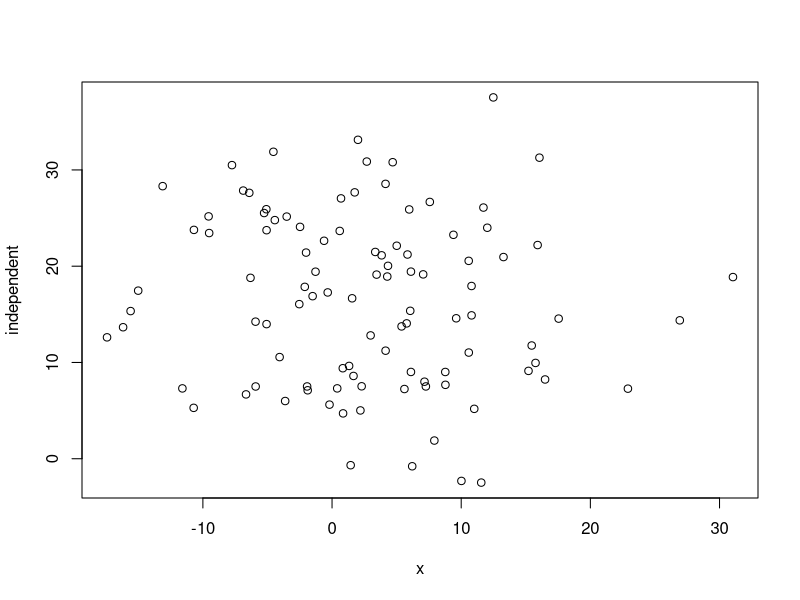
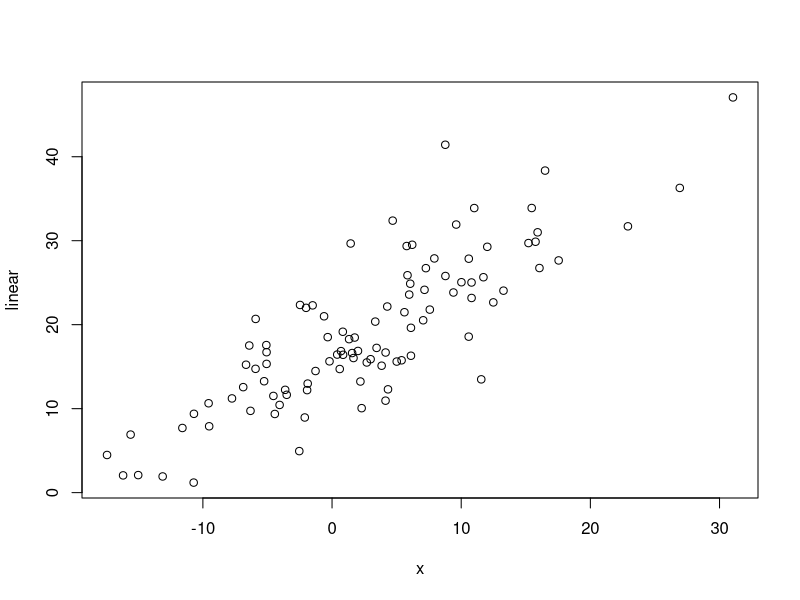
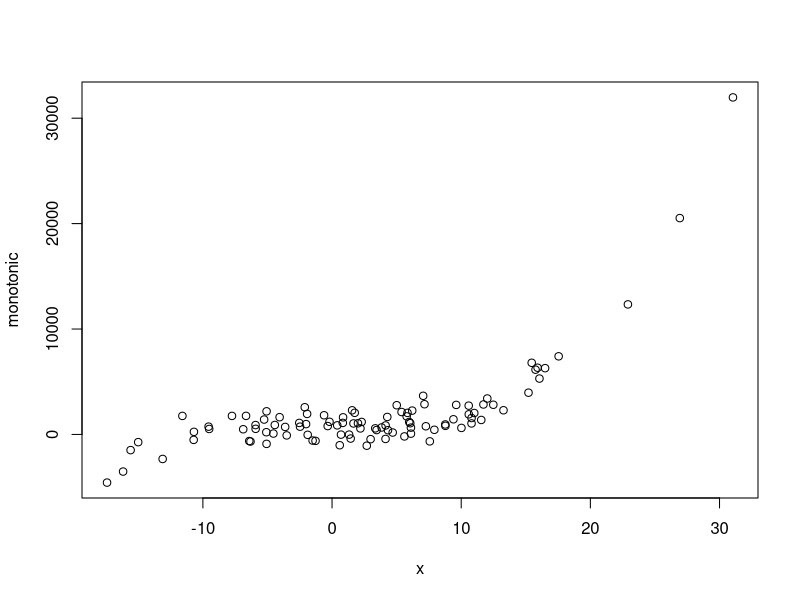
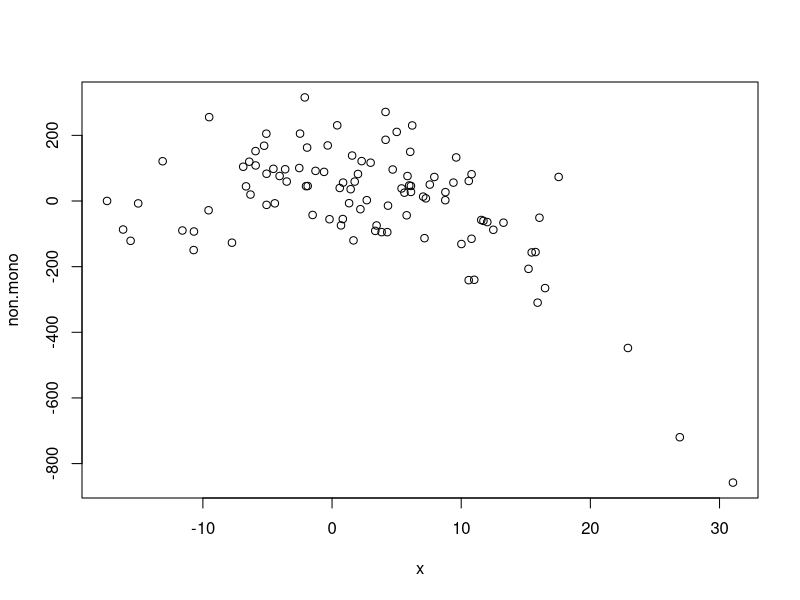
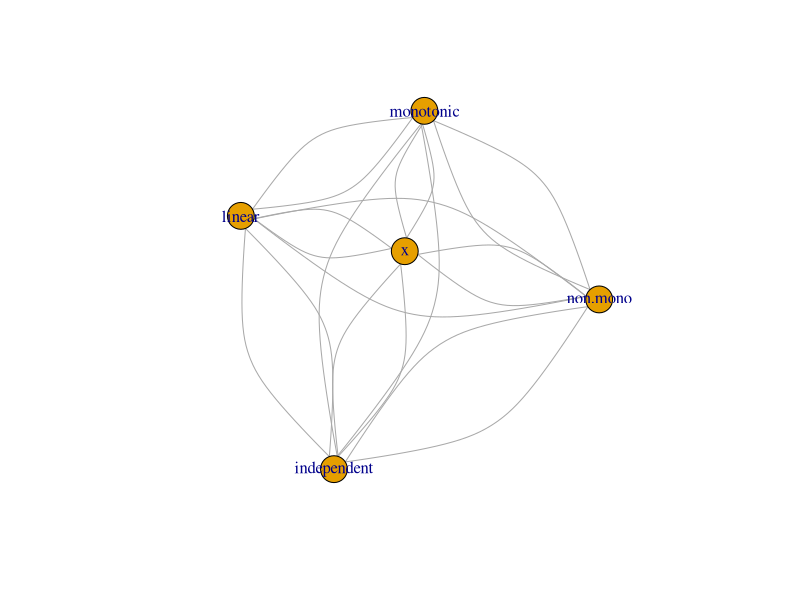
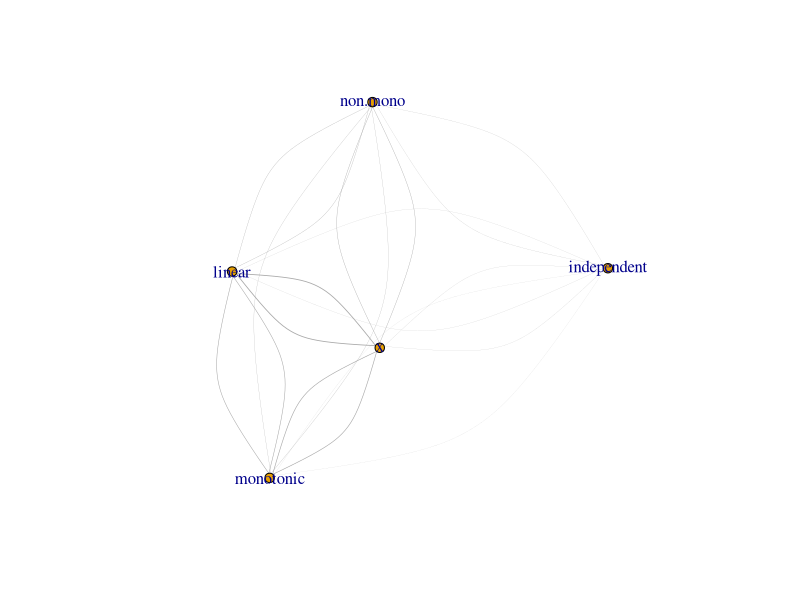
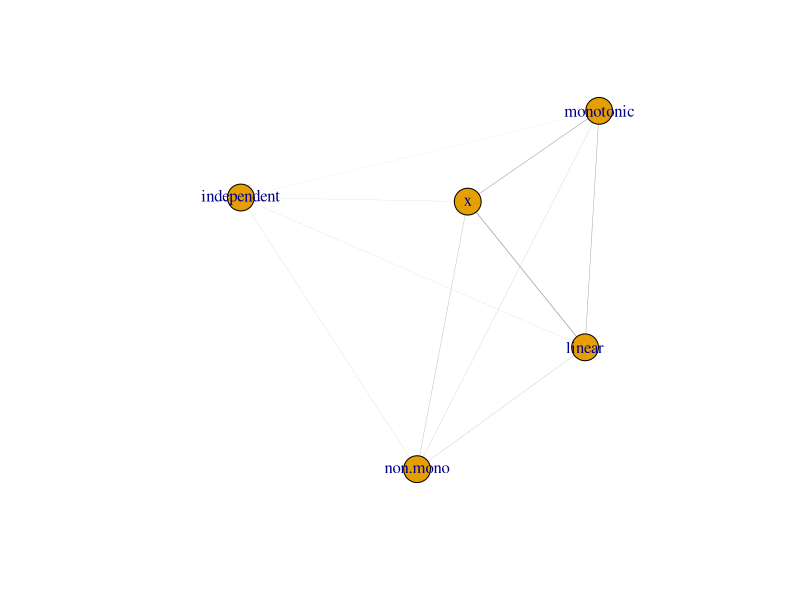
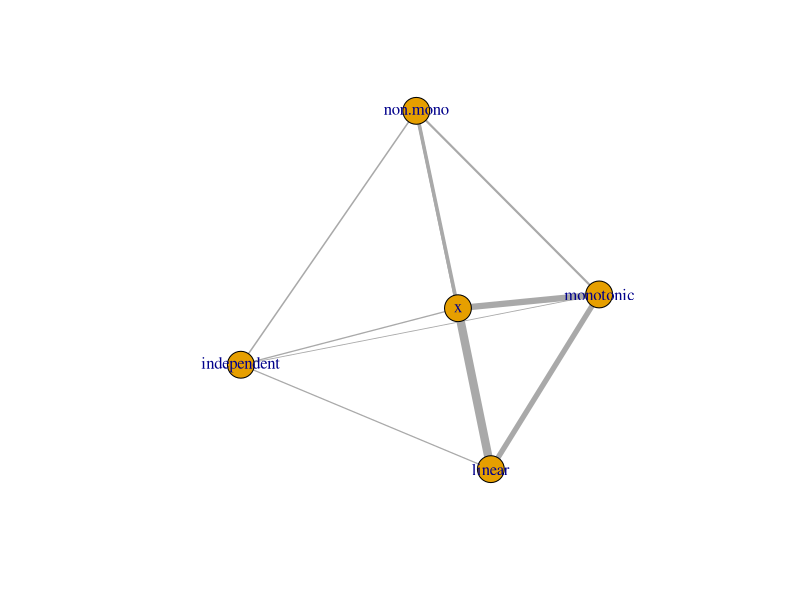

These figures' R source, in order: (Note: this script raises an error after producing the figures.)
## ---- chunk 1
library(knitr)
library(rmarkdown)
opts_knit$set(root.dir='~/Documents/repos/tutorials/2017-07-10_network_analysis')
opts_chunk$set(tidy.opts=list(width.cutoff=60),tidy=TRUE)
## ---- chunk 2
library(Hmisc)
library(reshape2)
library(igraph)
library(sna)
library(RColorBrewer)
## ---- chunk 3
set.seed(35)
x <- rnorm(100, mean=1, sd=9)
independent<-0+rnorm(100, mean=14, sd=9)
linear <- rnorm(100, mean=17, sd=5) +0.8*x
monotonic <- rnorm(100, mean=800, sd=1000) + x^3
non.mono <-  rnorm(100, mean=100, sd=100) - x^2

#put them all together
df<-data.frame(x, independent, linear, monotonic, non.mono)
head(df)
## ---- chunk 4
plot(independent ~ x, data = df)
## ---- chunk 5
plot(linear ~ x, data = df)
## ---- chunk 6
plot(monotonic ~ x, data = df)
## ---- chunk 7
plot(non.mono ~ x, data = df)
## ---- chunk 8
results_sp<-rcorr(as.matrix(df),type="spearman")
results_hd<-hoeffd(as.matrix(df)) 

#make two seperate objects for p-value and correlation coefficients
rhos<-results_sp$r
sp_ps<-results_sp$P
ds<-results_hd$D
ds_ps<-results_hd$P

# going to melt these objects to 'long form' where the first two columns make up the pairs of OTUs, I am also removing NA's as they are self-comparisons, not enough data, other bad stuff
sp_melt<-na.omit(melt(sp_ps))
ds_melt<-na.omit(melt(ds_ps))

#creating a qvalue (adjusted pvalue) based on FDR
sp_melt$spearman_qval<-p.adjust(sp_melt$value, "fdr")
ds_melt$hoeffding_qval<-p.adjust(ds_melt$value, "fdr")
#making column names more relevant
names(sp_melt)[3]<-"spearman_pval"
names(ds_melt)[3]<-"hoeffding_pval"

# now melting the correlations
rho.melt<-na.omit(melt(rhos))
d.melt<-na.omit(melt(ds))
# add column names
names(rho.melt)[3]<-"rho"
names(d.melt)[3]<-"D"

#merging and subset for significant coefficients
sp_merged<-merge(sp_melt,rho.melt,by=c("Var1","Var2"))
ds_merged<-merge(ds_melt, d.melt,by=c("Var1","Var2"))
merged<-merge(sp_merged, ds_merged, by=c("Var1", "Var2"))
#subset for significant relationships
merged<-subset(merged, spearman_qval < 0.05 | spearman_qval >= 0.05 & hoeffding_qval < 0.05 | !is.na(spearman_qval) | !is.na(hoeffding_qval))

#because both rho and D are coefficient, we can combine them
merged$coefficient_type <- ifelse(abs(merged$rho) > abs(merged$D), "rho", "D")
merged$coefficient <- ifelse(merged$coefficient_type == colnames(merged)[5], merged$rho, merged$D)

#remove 
final_results <- merged[, c("Var1", "Var2", "coefficient", "coefficient_type")]
head(final_results)
## ---- chunk 9
# turn relationships into a network graph
# the relationships here are undirected
temp.graph<-graph.edgelist(as.matrix(final_results[,c(1,2)]),directed=FALSE)
# E() assigns edge atributes
E(temp.graph)
E(temp.graph)$weight<-abs(final_results$coefficient)
## ---- chunk 10
plot(temp.graph)
# add some graph attributes
plot(temp.graph, vertex.size = 5, edge.width=E(temp.graph)$weight)
## ---- chunk 11
# because our network is undirected, every relationship is duplicated. "simplify" removes duplicated nodes and edges
temp.simplified<-simplify(temp.graph, edge.attr.comb="mean")
    # by default, it would use "sum"
plot(temp.simplified, edge.width=E(temp.simplified)$weight)
## ---- chunk 12
E(temp.simplified)$weight <- E(temp.simplified)$weight * 10
plot(temp.simplified, edge.width=E(temp.simplified)$weight)
## ---- chunk 13
plot(temp.simplified, edge.width=E(temp.simplified)$weight, layout=layout_in_circle)
plot(temp.simplified, edge.width=E(temp.simplified)$weight, layout=layout_as_tree)
plot(temp.simplified, edge.width=E(temp.simplified)$weight, layout=layout_nicely)
# more here: http://igraph.org/r/doc/layout_.html
## ---- chunk 14
E(temp.graph)$coefficient <- final_results$coefficient
E(temp.graph)$lty <- ifelse(E(temp.graph)$coefficient > 0, 1, 2)
temp.simplified<-simplify(temp.graph, edge.attr.comb="mean")
E(temp.simplified)$lty <- ifelse(E(temp.simplified)$coefficient > 0, 1, 2)
plot(temp.simplified, edge.width=E(temp.simplified)$weight, layout=layout_in_circle, edge.lty = E(temp.simplified)$lty)
## ---- chunk 15
E(temp.simplified)$colors <- ifelse(E(temp.simplified)$coefficient > 0, "black", "red")
plot(temp.simplified, edge.width=E(temp.simplified)$weight, layout=layout_in_circle, edge.lty = E(temp.simplified)$lty, edge.color = E(temp.simplified)$colors)
## ---- chunk 16
df <- data.frame(V(temp.simplified)$name)
df
## ---- chunk 17
colorCount <- length(unique(df[, 1]))
getPalette <- colorRampPalette(brewer.pal(8, "Dark2"))
df$colors <- getPalette(colorCount)
V(temp.simplified)$colors <- df$colors
plot(temp.simplified, edge.width=E(temp.simplified)$weight, layout=layout_in_circle, edge.lty = E(temp.simplified)$lty, edge.color = E(temp.simplified)$colors, vertex.color = V(temp.simplified)$colors)
## ---- chunk 18
plot(temp.simplified, edge.width=E(temp.simplified)$weight, layout=layout_in_circle, edge.lty = E(temp.simplified)$lty, edge.color = E(temp.simplified)$colors, vertex.color = V(temp.simplified)$colors, vertex.label=NA)
legend(x=-1.5, y=-1.1, df[, 1], pch=21, col="black", pt.bg=df$colors, pt.cex=2, cex=.8, bty="n", ncol=1)
## ---- chunk 19
V(temp.simplified)$frame.color <- df$colors
plot(temp.simplified, edge.width=E(temp.simplified)$weight, layout=layout_in_circle, edge.lty = E(temp.simplified)$lty, edge.color = E(temp.simplified)$colors, vertex.color = V(temp.simplified)$colors, vertex.frame.color = V(temp.simplified)$frame.color, vertex.label=NA)
legend(x=-1.5, y=-1.1, df[, 1], pch=21, col=df$colors, pt.bg=df$colors, pt.cex=2, cex=.8, bty="n", ncol=1)
## ---- chunk 20
# number of nodes
N_nodes<-vcount(temp.graph)
N_nodes
# number of edges
N_edges<-ecount(temp.graph)
N_edges
## ---- chunk 21
# number of clusters
g.components <- clusters(temp.graph)
N_clusters<-g.components$no
N_clusters

# size of the largest cluster in the network
Max_csize<-max(g.components$csize)
Max_csize

# and the number of edges associated with
Max_c_edges<-ecount(induced.subgraph(temp.graph, which(g.components$membership == which.max(g.components$csize))))
Max_c_edges
## ---- chunk 22
g.density<-graph.density(temp.graph)
g.density
## ---- chunk 23
g.pathlength.avg<-average.path.length(temp.graph)
g.pathlength.avg
## ---- chunk 24
betcent<-centralization.betweenness(temp.graph)$centralization
betcent
## ---- chunk 25
degcent<-centralization.degree(temp.graph)$centralization
degcent
## ---- chunk 26
## effective size function ##
# definite a function like this
ego.effective.size <- function(g, ego, ...) {
  egonet <- induced.subgraph(g, neighbors(g, ego, ...))
  n <- vcount(egonet)
  t <- ecount(egonet)
  return(n - (2 * t) / n)
}
effective.size <- function(g, ego=NULL, ...) {
  if(!is.null(ego)) {
    return(ego.effective.size(g, ego, ...))
  }
  return (sapply(V(g), function(x) {ego.effective.size(g,x, ...)}))
}
# calculate average effective size
efsize_avg<-mean(effective.size(temp.graph, mode = "all"))
efsize_avg
## ---- chunk 27
test<-cbind(N_nodes, N_edges, N_clusters, Max_csize, Max_c_edges, g.density, g.pathlength.avg, betcent, degcent, g.mod, efsize_avg)
test
